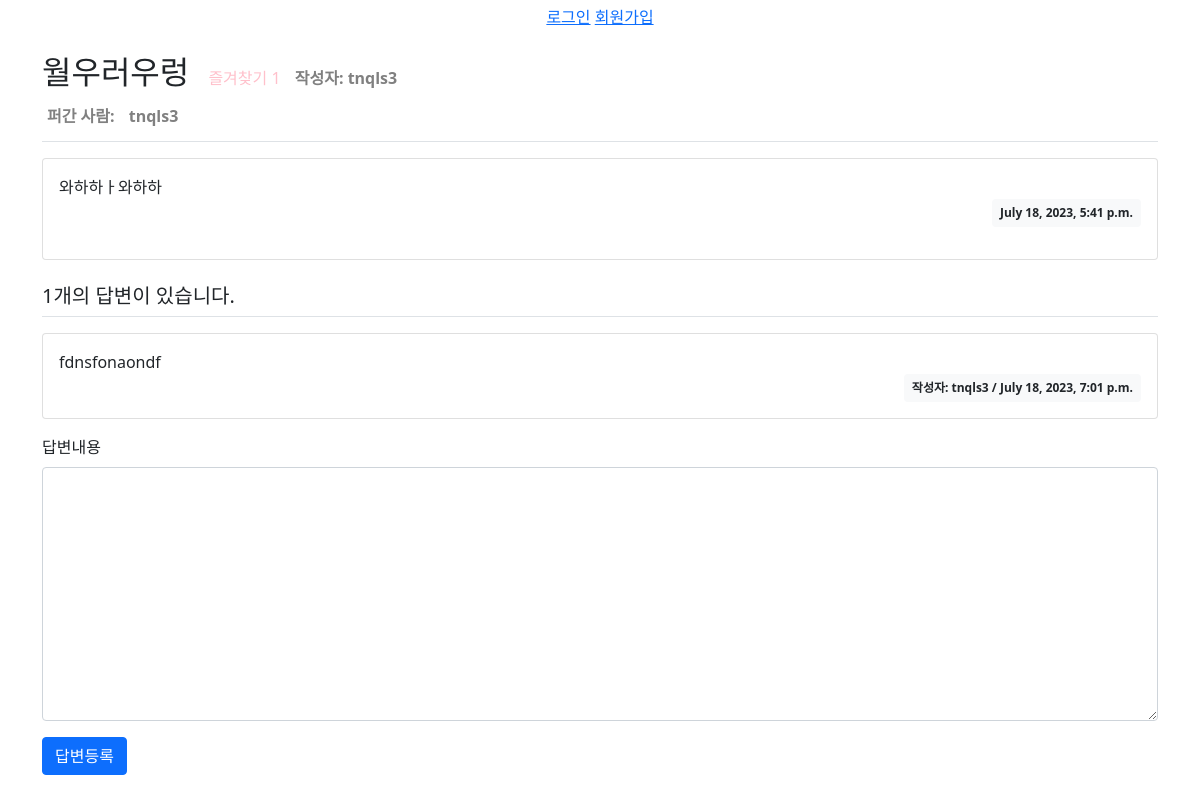
The page /pybo/15/ on the database its author committed.
### pybo/models.py (models this page shows, shortened)
class Question(models.Model):
    subject = models.CharField(max_length = 200)
    author = models.ForeignKey(User, on_delete=models.CASCADE)
    content = models.TextField()
    create_date = models.DateTimeField()
    modify_date=models.DateTimeField(null=True, blank=True)
    star = models.ManyToManyField(User, related_name='stars',blank=True)

class Answer(models.Model):
    question = models.ForeignKey(Question, on_delete = models.CASCADE)
    author = models.ForeignKey(User, on_delete=models.CASCADE)
    content = models.TextField()
    create_date = models.DateTimeField()
    modify_date=models.DateTimeField(null=True, blank=True)

### pybo/views.py (the view)
# urls.py: path('<int:question_id>/', views.detail, name='detail'),
def detail(request, question_id):
    question = get_object_or_404(Question, pk=question_id)
    answer_list = Answer.objects.filter(question_id = question_id)
    context = {'question': question, 'answer_list': answer_list}
    return render(request, 'pybo/question_detail.html', context)

### templates/pybo/question_detail.html (shortened to what this page needs)
{% extends 'common/base.html' %}
{%block content%}
<div class="container my-3">
    <div class="border-bottom py-2">
        <h2 class="question_title">{{ question.subject }}</h2>
        <a class="stars" href="{% url 'pybo:question_stars' question.id %}">즐겨찾기 {{question.star.count}}</a>
        <p class="author_info">작성자: {{question.author}}</p>
        <div>
            <p class="staruser">퍼간 사람: </p>
            {% for username in question.star.all%}
                <p class="staruser">{{username}}</p>
            {% endfor %}
        </div>
    </div>
    <div class="card my-3">
        <div class="card-body">
            <div class="card-text" style="white-space: pre-line;">{{ question.content }}</div>
            <div class="d-flex justify-content-end">
                <div class="badge bg-light text-dark p-2">
                    {{ question.modify_date }}
                </div>
            </div>
        </div>
    </div>
    <h5 class="border-bottom my-3 py-2">{{question.answer_set.count}}개의 답변이 있습니다.</h5>
    {% for answer in question.answer_set.all %}
    <div class="card my-3">
        <div class="card-body">
            <div class="card-text" style="white-space: pre-line;">{{ answer.content }}</div>
            <div class="d-flex justify-content-end">
                <div class="badge bg-light text-dark p-2">
                    작성자: {{answer.author}} / {{ answer.create_date }}
                </div>
            </div>
        </div>
    </div>
    {% endfor %}
    <form action="{% url 'pybo:answer_create' question.id %}" method="post" class="my-3">
        <div class="mb-3">
            <label for="content" class="form-label">답변내용</label>
            <textarea name="content" id="content" class="form-control" rows="10"></textarea>
        </div>
        <input type="submit" value="답변등록" class="btn btn-primary">
    </form>
</div>
{% endblock %}

### static/style.css (style rules this page uses)
.question_title { display: inline-block; margin-right: 10px; }
.author_info { display: inline-block; font-weight: bold; color: gray; margin: 0px 5px; }
.stars { display: inline-block; margin: 0px 5px; text-decoration: none; color: pink; }
.staruser { font-weight: bold; color: gray; display:inline-block; margin:5px; }

### rows shown on the page
Question: subject "월우러우렁", star.count "1", author "tnqls3", content "와하하ㅏ와하하", modify_date "July 18, 2023, 5:41 p.m.", answer_set.count "1"
Answer: content "fdnsfonaondf", author "tnqls3", create_date "July 18, 2023, 7:01 p.m."

### other values the page prints
{{ username }} "tnqls3"
